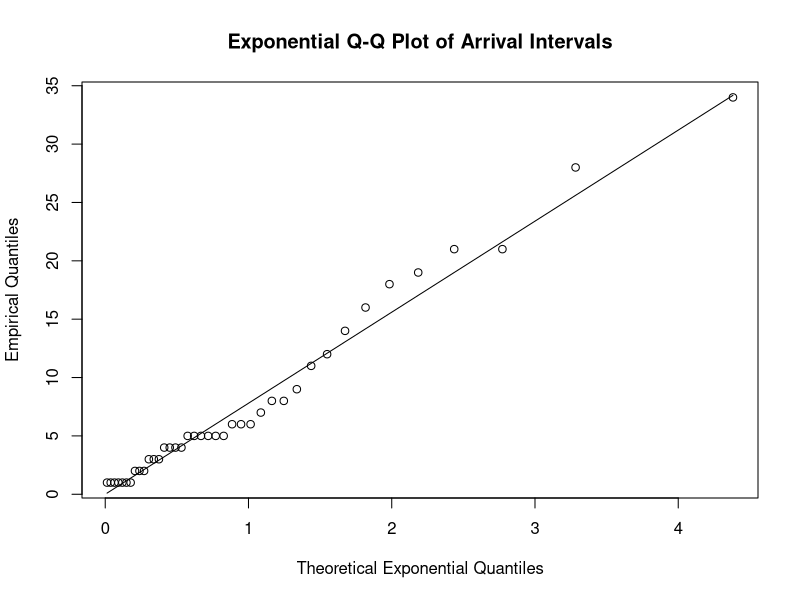
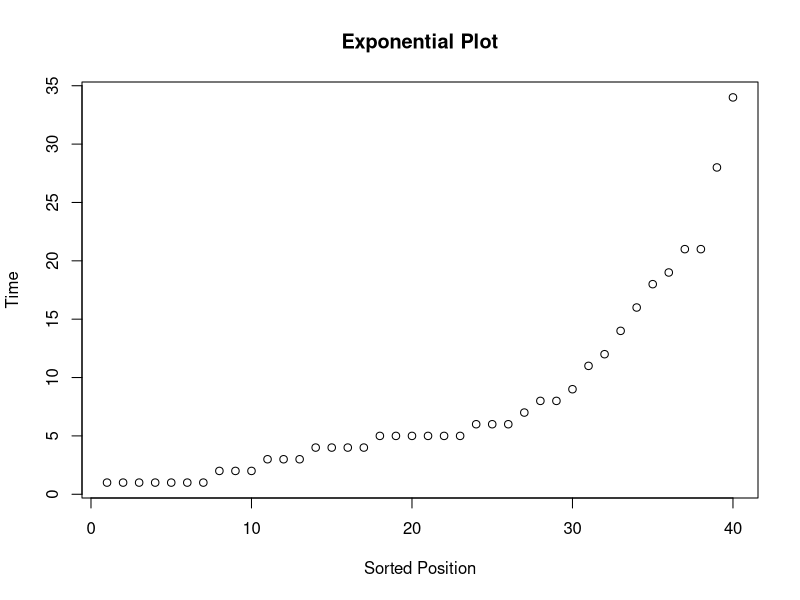

The R source for these figures, in order: (Note: this script raises an error after producing the figures.)

# Part  1a
interarrival_times <- c(12, 2, 6, 2, 19, 5, 34, 4, 1, 4, 8, 7, 1, 21, 6, 11, 8, 28, 6, 4, 5, 1, 18, 9, 5, 1, 21, 1, 1, 5, 3, 14, 5, 3, 4, 5, 1, 3, 16, 2)

arrival_interval=diff(interarrival_times) 
exponential.quantiles = qexp(ppoints(length(interarrival_times)))

# q-q plot
qqplot(exponential.quantiles, interarrival_times,main="Exponential Q-Q Plot of Arrival Intervals",
       xlab = "Theoretical Exponential Quantiles", ylab = "Empirical Quantiles")
lines(exponential.quantiles,exponential.quantiles*mean(interarrival_times)) 

# standard plot
x <-c(1:40)
y <-sort(interarrival_times)
plot(x,y,main='Exponential Plot',xlab='Sorted Position',ylab='Time')
data.df  <- data.frame(x=x,y=y)
model_expo <- lm(y ~ x + I(x^2), data = data.df)
result <- data.frame(x = seq(1, 40, by = 1))
result$model_expo <- predict(model_expo)
result <-  melt(result, 
                id.vars = "x", 
                variable.name = "model",
                value.name = "fitted")
lines(x,result$fitted)


# Part 1b
actual_counts <- c(2, 2, 1, 1, 0, 4, 3, 0, 2, 1, 1, 1, 4, 0, 2, 2, 3, 2, 4, 3, 2)
interval_hist <- c(3,5,7,3,3)
counts <- c(0:4)
barplot(interval_hist,
        main='Histogram of Arrivals per Period',
        ylab='Count of Cars',
        xlab='Count of Periods with Y cars',
        names.arg=counts)
data.df <- data.frame(period_counts=counts,car_counts=interval_hist)
print(data.df)

poisson <- dpois(0:5, mean(actual_counts))
poisson <- poisson * sum(interval_hist)
print(poisson)
lines(poisson)


# Part 1c
lambda <- seq(length=20,from=0.2,to=4)
priors <-  array(1/20,20)
barplot(priors,
        main="Prior Dist",
        xlab="Counts of Cars per Period",
        ylab="Prior Probability",
        names.arg=lambda,
        border="darkblue",
        col="lightblue",
        ylim=c(0,0.25))
#print(lambda)
#print(priors)


lik <- array(1,length(lambda))         # Initialize likelihood as a constant
for (i in 1:10) {
  lik <- lik*dpois(actual_counts[i],lambda)   # Multiply by Likelihood 
}

# The posterior distribution
postDist <- priors*lik           # Prior times likelihood
postDist <- postDist/sum(postDist)  # Normalize to sum to 1

barplot(postDist,
        main="Posterior Dist",
        xlab="Counts of Cars per Period",
        ylab="Probability",
        names.arg=lambda,
        border="darkblue",
        col="lightblue",
        ylim=c(0,0.3))

# define a function to return medians and  percentiles
# the formula returns the index+1 of the last  value smaller
# than the target percentile, while will always be argmin(f(x)>q) 
# shown on page 19 of unit  2 notes
dist_percentile <- function(distr,percentile){
  postDistCumu <- cumsum(postDist)
  index <- 0
  for (i in 1:length(postDistCumu)) {
    if (postDistCumu[i] < percentile){
      index <- i
    }
  }
  index<-index+1
  return(index)
}

postMean <- sum(lambda*postDist)
postVar <- sum((lambda-postMean)^2*postDist)
postSD <- sqrt(postVar)
postMedian <- lambda[dist_percentile(postDist,.5)]
post95th <- lambda[dist_percentile(postDist,0.95)]


# Part 1d

#lik <- postDist         # Initialize likelihood as a constant
lik <- array(1,length(lambda))    
for (i in 11:20) {
  lik <- lik*dpois(actual_counts[i],lambda)   # Multiply by Likelihood 
}

#postDist <- priors*lik           # Prior times likelihood
postDist <- postDist*lik 
postDist <- postDist/sum(postDist)  # Normalize to sum to 1

barplot(postDist,
        main="2nd Posterior Dist",
        xlab="Counts of Cars per Period",
        ylab=" Probability",
        names.arg=lambda,
        border="darkblue",
        col="lightblue",
        ylim=c(0,0.3))

postMean <- sum(lambda*postDist)
postVar <- sum((lambda-postMean)^2*postDist)
postSD <- sqrt(postVar)
postMedian <- lambda[dist_percentile(postDist,.5)]
post95th <- lambda[dist_percentile(postDist,0.95)]

# Part 1e
pred_label  <- c(0:4)
pred_proba <- rep(0,5)

for(i in 1:20) {
  x <- round(lambda[i])
  y <- match(x,pred_label)
  pred_proba[y] <- pred_proba[y] + postDist[i]
}

barplot(pred_proba,
        main="Predictive Distribution",
        xlab="Counts of Cars per Period",
        ylab=" Probability",
        names.arg=pred_label,
        border="darkblue",
        col="lightblue",
        ylim=c(0,1))

print(pred_proba)
